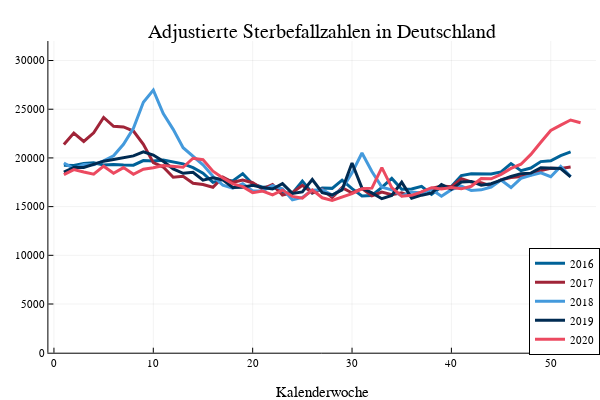

Notebook code for this chart:
### Markdown cell above
Die Alters- und Geschlechts-adjustierten Werte der Todesrate 
(korrigiert auf Alters- und Geschlechtsverteilung und bezogen auf Gesamtsterbezahl des Jahres 2020).
des Jahres 2020 sind bis zum Herbst unauffällig,
auch am Jahresende weniger auffällig als in den Rohdaten
(der Anteil älterer Bürger lag 2020 höher als im Schnitt).
Die Effekte

### Code cell
@df plot_data plot(:kw, :Sadj2020_sum, group=:Jahr;lw=3,
    palette=lcolors, 
    xlabel="Kalenderwoche",
    title="Adjustierte Sterbefallzahlen in Deutschland",
    ylims=(0,32000), yticks=yticks, yformatter=:plain,
    legend=:bottomright
)

### Figure 1 — Plotly figure (JSON) as saved in the notebook; plotly's stock layout.template omitted (floating-point values rounded to 4 significant figures)
{"data": [{"colorbar": {"title": ""}, "legendgroup": "2016", "line": {"color": "rgba(0, 98, 152, 1.000)", "dash": "solid", "shape": "linear", "width": 3}, "mode": "lines", "name": "2016", "showlegend": true, "type": "scatter", "x": [1, 2, 3, 4, 5, 6, 7, 8, 9, 10, 11, 12, 13, 14, 15, 16, 17, 18, 19, 20, 21, 22, 23, 24, 25, 26, 27, 28, 29, 30, 31, 32, 33, 34, 35, 36, 37, 38, 39, 40, 41, 42, 43, 44, 45, 46, 47, 48, 49, 50, 51, 52], "xaxis": "x", "y": [19240.0, 19230.0, 19420.0, 19490.0, 19260.0, 19330.0, 19270.0, 19260.0, 19730.0, 19690.0, 19770.0, 19620.0, 19390.0, 19000.0, 18440.0, 17480.0, 17780.0, 17630.0, 18390.0, 17320.0, 17000.0, 17050.0, 16460.0, 16380.0, 17620.0, 16370.0, 16900.0, 16870.0, 17710.0, 16840.0, 16090.0, 16140.0, 16970.0, 17890.0, 16790.0, 16810.0, 17080.0, 16260.0, 17050.0, 17060.0, 18190.0, 18370.0, 18370.0, 18350.0, 18560.0, 19410.0, 18700.0, 18960.0, 19620.0, 19710.0, 20240.0, 20620.0], "yaxis": "y", "zmax": null, "zmin": null}, {"colorbar": {"title": ""}, "legendgroup": "2017", "line": {"color": "rgba(160, 36, 56, 1.000)", "dash": "solid", "shape": "linear", "width": 3}, "mode": "lines", "name": "2017", "showlegend": true, "type": "scatter", "x": [1, 2, 3, 4, 5, 6, 7, 8, 9, 10, 11, 12, 13, 14, 15, 16, 17, 18, 19, 20, 21, 22, 23, 24, 25, 26, 27, 28, 29, 30, 31, 32, 33, 34, 35, 36, 37, 38, 39, 40, 41, 42, 43, 44, 45, 46, 47, 48, 49, 50, 51, 52], "xaxis": "x", "y": [21370.0, 22560.0, 21690.0, 22570.0, 24150.0, 23240.0, 23180.0, 22750.0, 21390.0, 19520.0, 19070.0, 18020.0, 18110.0, 17390.0, 17270.0, 16990.0, 18020.0, 17490.0, 17720.0, 17450.0, 16810.0, 17270.0, 16190.0, 16430.0, 17190.0, 16420.0, 16780.0, 15940.0, 16950.0, 16400.0, 16850.0, 16120.0, 16500.0, 16230.0, 16430.0, 16050.0, 16490.0, 16860.0, 17110.0, 17030.0, 17860.0, 17520.0, 17440.0, 17130.0, 17750.0, 17990.0, 18080.0, 18280.0, 18700.0, 18930.0, 18920.0, 19070.0], "yaxis": "y", "zmax": null, "zmin": null}, {"colorbar": {"title": ""}, "legendgroup": "2018", "line": {"color": "rgba(68, 154, 220, 1.000)", "dash": "solid", "shape": "linear", "width": 3}, "mode": "lines", "name": "2018", "showlegend": true, "type": "scatter", "x": [1, 2, 3, 4, 5, 6, 7, 8, 9, 10, 11, 12, 13, 14, 15, 16, 17, 18, 19, 20, 21, 22, 23, 24, 25, 26, 27, 28, 29, 30, 31, 32, 33, 34, 35, 36, 37, 38, 39, 40, 41, 42, 43, 44, 45, 46, 47, 48, 49, 50, 51, 52], "xaxis": "x", "y": [19470.0, 18900.0, 19310.0, 19300.0, 19690.0, 20220.0, 21400.0, 23050.0, 25710.0, 26960.0, 24550.0, 22930.0, 21050.0, 20170.0, 19290.0, 18110.0, 17210.0, 16900.0, 17340.0, 16600.0, 16620.0, 17160.0, 16820.0, 15680.0, 15950.0, 16680.0, 16730.0, 16180.0, 16810.0, 18470.0, 20510.0, 18600.0, 17000.0, 16720.0, 16110.0, 16500.0, 16400.0, 16760.0, 16070.0, 16740.0, 17110.0, 16660.0, 16720.0, 17010.0, 17720.0, 16960.0, 17900.0, 18210.0, 18470.0, 18070.0, 19120.0, 18080.0], "yaxis": "y", "zmax": null, "zmin": null}, {"colorbar": {"title": ""}, "legendgroup": "2019", "line": {"color": "rgba(0, 43, 82, 1.000)", "dash": "solid", "shape": "linear", "width": 3}, "mode": "lines", "name": "2019", "showlegend": true, "type": "scatter", "x": [1, 2, 3, 4, 5, 6, 7, 8, 9, 10, 11, 12, 13, 14, 15, 16, 17, 18, 19, 20, 21, 22, 23, 24, 25, 26, 27, 28, 29, 30, 31, 32, 33, 34, 35, 36, 37, 38, 39, 40, 41, 42, 43, 44, 45, 46, 47, 48, 49, 50, 51, 52], "xaxis": "x", "y": [18550.0, 19020.0, 19030.0, 19360.0, 19660.0, 19830.0, 20000.0, 20200.0, 20630.0, 20300.0, 19650.0, 18880.0, 18420.0, 18530.0, 17720.0, 17960.0, 17760.0, 16960.0, 16990.0, 17180.0, 16950.0, 16800.0, 17360.0, 16360.0, 16510.0, 17780.0, 16420.0, 16190.0, 16720.0, 19470.0, 16910.0, 16410.0, 15810.0, 16140.0, 17500.0, 15870.0, 16170.0, 16380.0, 17260.0, 16770.0, 17530.0, 17580.0, 17190.0, 17350.0, 17720.0, 18100.0, 18390.0, 18440.0, 18990.0, 18960.0, 18910.0, 18050.0], "yaxis": "y", "zmax": null, "zmin": null}, {"colorbar": {"title": ""}, "legendgroup": "2020", "line": {"color": "rgba(236, 74, 96, 1.000)", "dash": "solid", "shape": "linear", "width": 3}, "mode": "lines", "name": "2020", "showlegend": true, "type": "scatter", "x": [1, 2, 3, 4, 5, 6, 7, 8, 9, 10, 11, 12, 13, 14, 15, 16, 17, 18, 19, 20, 21, 22, 23, 24, 25, 26, 27, 28, 29, 30, 31, 32, 33, 34, 35, 36, 37, 38, 39, 40, 41, 42, 43, 44, 45, 46, 47, 48, 49, 50, 51, 52, 53], "xaxis": "x", "y": [18280.0, 18790.0, 18550.0, 18330.0, 19150.0, 18420.0, 19000.0, 18320.0, 18850.0, 18990.0, 19230.0, 19110.0, 19040.0, 19970.0, 19820.0, 18640.0, 17940.0, 17330.0, 17060.0, 16440.0, 16590.0, 16210.0, 16700.0, 16050.0, 15870.0, 16720.0, 15910.0, 15630.0, 15990.0, 16340.0, 16830.0, 16900.0, 19000.0, 16950.0, 16070.0, 16160.0, 16510.0, 16940.0, 16800.0, 16960.0, 16830.0, 17090.0, 17890.0, 17850.0, 18320.0, 18920.0, 19350.0, 20360.0, 21610.0, 22810.0, 23370.0, 23890.0, 23620.0], "yaxis": "y", "zmax": null, "zmin": null}], "layout": {"annotations": [{"font": {"color": "rgba(0, 0, 0, 1.000)", "family": "sans-serif", "size": 20}, "rotation": 0, "showarrow": false, "text": "Adjustierte Sterbefallzahlen in Deutschland", "x": 0.537, "xanchor": "center", "xref": "paper", "y": 1, "yanchor": "top", "yref": "paper"}], "height": 400, "legend": {"bgcolor": "rgba(255, 255, 255, 1.000)", "bordercolor": "rgba(0, 0, 0, 1.000)", "borderwidth": 1, "font": {"color": "rgba(0, 0, 0, 1.000)", "family": "sans-serif", "size": 11}, "title": {"font": {"color": "rgba(0, 0, 0, 1.000)", "family": "sans-serif", "size": 15}, "text": ""}, "tracegroupgap": 0, "traceorder": "normal", "x": 1, "xanchor": "right", "y": 0.07, "yanchor": "bottom"}, "margin": {"b": 20, "l": 0, "r": 0, "t": 20}, "paper_bgcolor": "rgba(255, 255, 255, 1.000)", "plot_bgcolor": "rgba(255, 255, 255, 1.000)", "showlegend": true, "width": 600, "xaxis": {"anchor": "y", "domain": [0.08064, 0.9934], "gridcolor": "rgba(0, 0, 0, 0.100)", "gridwidth": 0.5, "linecolor": "rgba(0, 0, 0, 1.000)", "mirror": false, "range": [-0.56, 54.56], "showgrid": true, "showline": true, "showticklabels": true, "tickangle": 0, "tickcolor": "rgb(0, 0, 0)", "tickfont": {"color": "rgba(0, 0, 0, 1.000)", "family": "sans-serif", "size": 11}, "tickmode": "array", "ticks": "inside", "ticktext": ["0", "10", "20", "30", "40", "50"], "tickvals": [0, 10, 20, 30, 40, 50], "title": "Kalenderwoche", "titlefont": {"color": "rgba(0, 0, 0, 1.000)", "family": "sans-serif", "size": 15}, "type": "-", "visible": true, "zeroline": false, "zerolinecolor": "rgba(0, 0, 0, 1.000)"}, "yaxis": {"anchor": "x", "domain": [0.07581, 0.9415], "gridcolor": "rgba(0, 0, 0, 0.100)", "gridwidth": 0.5, "linecolor": "rgba(0, 0, 0, 1.000)", "mirror": false, "range": [0, 32000], "showgrid": true, "showline": true, "showticklabels": true, "tickangle": 0, "tickcolor": "rgb(0, 0, 0)", "tickfont": {"color": "rgba(0, 0, 0, 1.000)", "family": "sans-serif", "size": 11}, "tickmode": "array", "ticks": "inside", "ticktext": ["0", "5000", "10000", "15000", "20000", "25000", "30000"], "tickvals": [0, 5000, 10000, 15000, 20000, 25000, 30000], "title": "", "titlefont": {"color": "rgba(0, 0, 0, 1.000)", "family": "sans-serif", "size": 15}, "type": "-", "visible": true, "zeroline": false, "zerolinecolor": "rgba(0, 0, 0, 1.000)"}}}
